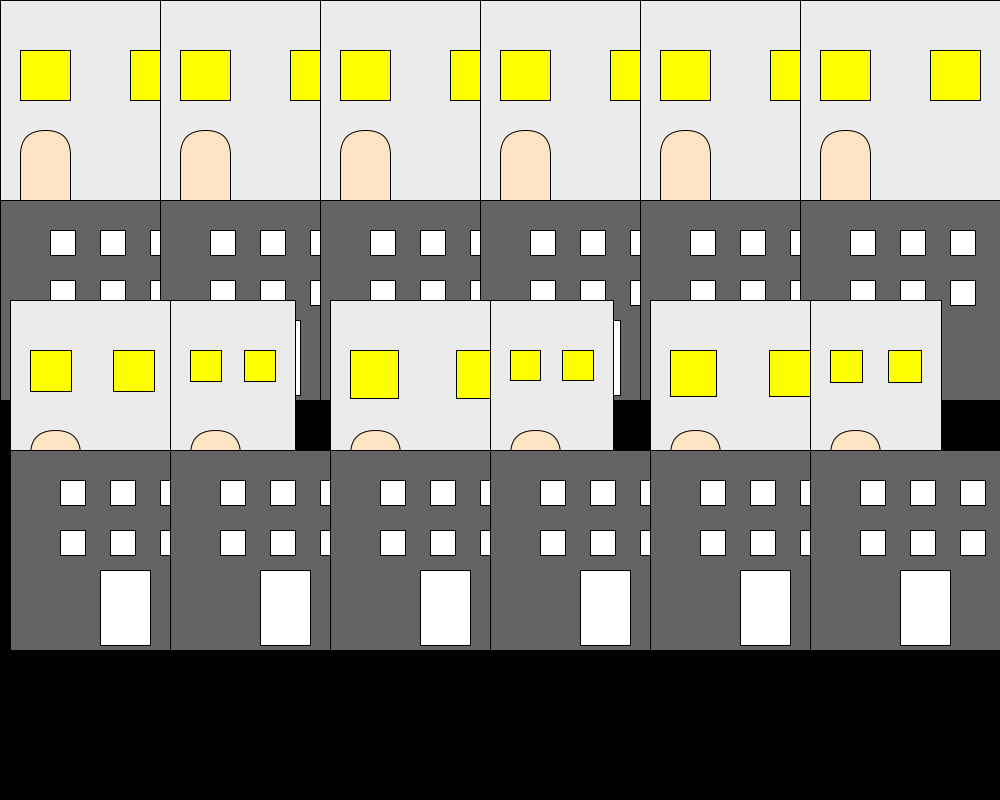
Frame 1 (no input)
Frame 60 (the mouse pressed at the canvas centre just before this capture): identical to frame 1, image omitted
Frame 120 (the mouse held since frame 60 and released just before this capture): identical to frame 1, image omitted

The Processing sketch that drew this single still picture (run headless with seeded random() and noise(); from frame 60 on, the mouse is pressed at the canvas centre):

// Processing sketch: building
// ── building.pde
int rand;

void setup() {
  //rectMode(CENTER);
size(1000,800);
 background(0);
 push();
 translate(-300,-300);
 for(int b = 1; b <= 6; b = b+1) {
   building(200);
   translate(160,0);
 }
 pop();
 translate(-400,-200);
 for(int b = 1; b <= 6; b = b+1) {
   buildingg();
   translate(160,0);
 }
 push();
 translate(-850,200);
 for(int b = 1; b <= 6; b = b+1) {
   building(random(100, 200));
   translate(160,0);
 }
 pop();
 
 push();
 translate(-950,250);
 for(int b = 1; b <= 6; b = b+1) {
   buildingg();
   translate(160,0);
 }
 pop();
}


void draw() {

   //building(200);
   //translate(200,250);
   //building(400);
 
  
}

void building(//float xCenter,
//float yBottom, 
float w 
//int numFloors,
//int numWindows,
//boolean isDouble)
)
{
  //door base code: rect(300,580,200/4,40);
  fill(235);
  rect(300,300,w,300);
  fill(255,255,0);
  square(320,350,w/4);
  square(300 + w - w/4 - 20,350,w/4);
  fill(255,228,196);
  rect(320,430,50,200,75);
  fill(0,255,0);
   //numFloors = 5;
}

void buildingg() {
  fill(100);
  rect(400,400,300,200);
  fill(255);
  square(450,430,25);
  square(500,430,25);
  square(550,430,25);
  square(450,480,25);
  square(500,480,25);
  square(550,480,25);
  rect(490,520,50,75);
  
}
